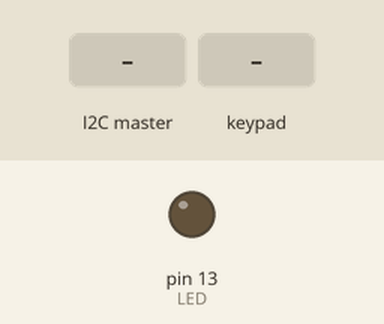
Bench run of a sketch on a simulated Arduino Uno, built with avr-gcc and run on an emulated ATmega328P. Parts: output pins drawn as LEDs (lit = HIGH). Dashed ring = blinking. The test bench sets the inputs (shaded band).

Above: at 1.2 s.
1.3 s: the I2C master sends the byte 1
At 2.4 s:
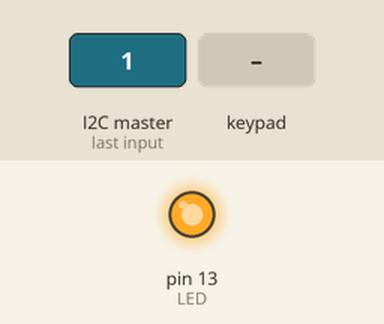
2.8 s: keypad keys 1 2 3 4 5 pressed 0.4 s apart
At 3.45 s:
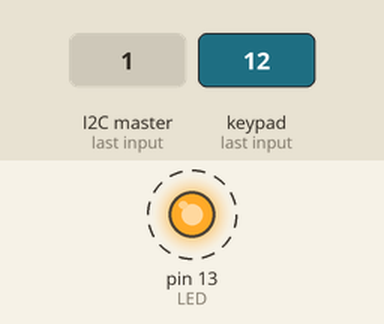
6.3 s: the I2C master sends the byte 0
At 7.7 s:
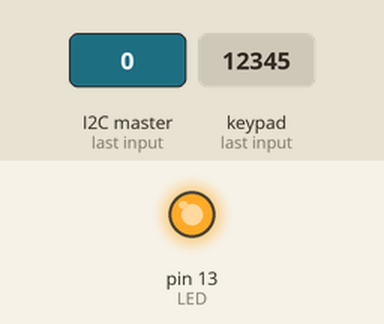
Timing chart, 0 to 9.3 s (numbered marks = the images above; inputs shaded):
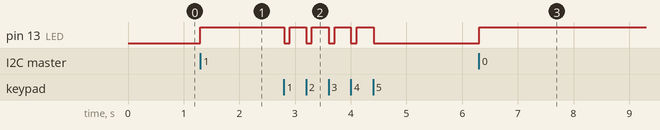

Measured:
- after the input at 1.3 s, pin 13 (LED): LOW → HIGH at once
- after the input at 2.8 s, pin 13 (LED): alternates HIGH for 0.30 s and LOW for 0.10 s, 9 changes in all, then stays LOW, starting at once
- after the input at 6.3 s, pin 13 (LED): LOW → HIGH at once

The sketch:

keypad.ino
```cpp
/* -*- mode: c; c-file-style: "gnu" -*- */
/*
 * The code is free and can be used for any purpose including commercial
 * purposes.  Packt Publishing and the authors can not be held liable for
 * any use or result of the book's text or code.  Further copyright &
 * license info is found in the book's Copyright page.  The book can be
 * obtained from
 * "https://www.packtpub.com/hardware-and-creative/beaglebone-secret-agents".
*/
/**
 * @file   keypad.cc
 * @author Joshua Datko <jbdatko@gmail.com>
 * @date   Sat Jun  7 09:40:03 2014
 *
 * @brief  Provides a six pin keypad code when prompted over I2C
 *
 *
 */
#include <Keypad.h>
#include <Wire.h>

const byte ROWS = 4;
const byte COLS = 3;
char keys[ROWS][COLS] =
  {
    {'1','2','3'},
    {'4','5','6'},
    {'7','8','9'},
    {'*','0','#'}
  };

/* Connect as follows:
   This is the following keypad:
   https://www.sparkfun.com/products/8653

   Keypad Pin -> Arduino Digital
   3 -> 2
   1 -> 3
   5 -> 4

   2 -> 5
   7 -> 6
   6 -> 7
   4 -> 8
*/

/* connect to the row pinouts of the keypad */
byte rowPins[ROWS] = {5, 6, 7, 8};
/* connect to the column pinouts of the keypad */
byte colPins[COLS] = {2, 3, 4};

/* Declare program constants */
const int LED = 13;
Keypad keypad = Keypad( makeKeymap (keys), rowPins, colPins, ROWS, COLS );
const int I2C_ADDR = 0x42;
/* This is a stupid combination; one an idiot would have on his
   luggage - Spaceballs, 1987*/
char passcode[] = {'1', '2', '3', '4', '5'};
/* flag to trigger when to go collect the code or not */
bool collect_code = false;

/**
 * Obligatory Arduino setup function
 *
 */
void setup ()
{
  pinMode (LED, OUTPUT);

  digitalWrite (LED, LOW);
  Wire.begin (I2C_ADDR);
  Wire.onRequest (provide_code);
  Wire.onReceive (receiveEvent3);
}

/**
 * Briefly flash the LED
 *
 */
void flash()
{

  digitalWrite (LED, LOW);
  delay (100);
  digitalWrite (LED, HIGH);
}

/**
 * Collect the keypad code into the buffer. This function blocks on
 * each key.
 *
 * @param buf The buffer to fill
 * @param len The length of the buffer to fill
 *
 * @return true if filled, otherwise false
 */
bool get_code (char * buf, const int len)
{

  bool result = false;

  if (NULL != buf)
    {
      for (int x = 0; x < len; x++)
        {
          buf[x] = keypad.waitForKey();
          flash ();
        }
      result = true;
    }

  return result;
}


void loop()
{
  delay (100);

  if (collect_code)
    {
      digitalWrite (LED, HIGH);
      get_code (passcode, sizeof(passcode));
      digitalWrite (LED, LOW);
      collect_code = false;
    }


}

void provide_code ()
{
  Wire.write ((uint8_t *)passcode, sizeof(passcode));
}

void receiveEvent3(int bytes)
{

  /* Pull the data off, but we don't care what it is */
  while(0 < Wire.available())
    {
      char c = Wire.read();
    }

  collect_code = true;

}
```
